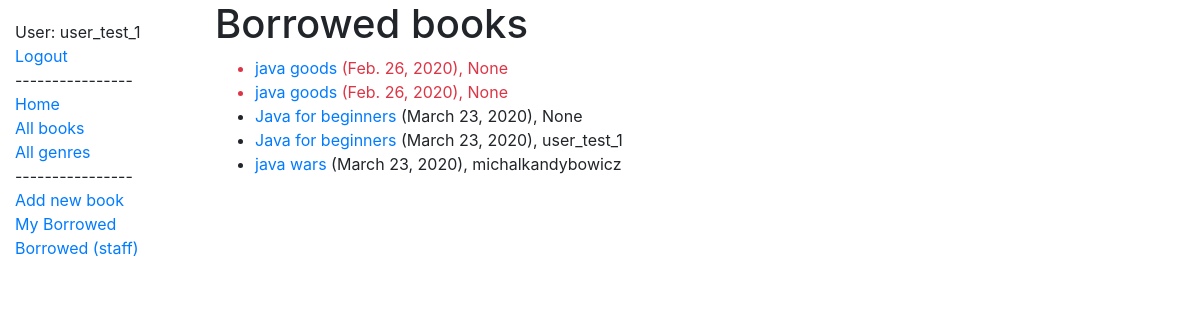
The page /catalog/borrowed/ (signed in) on the database as committed earlier.
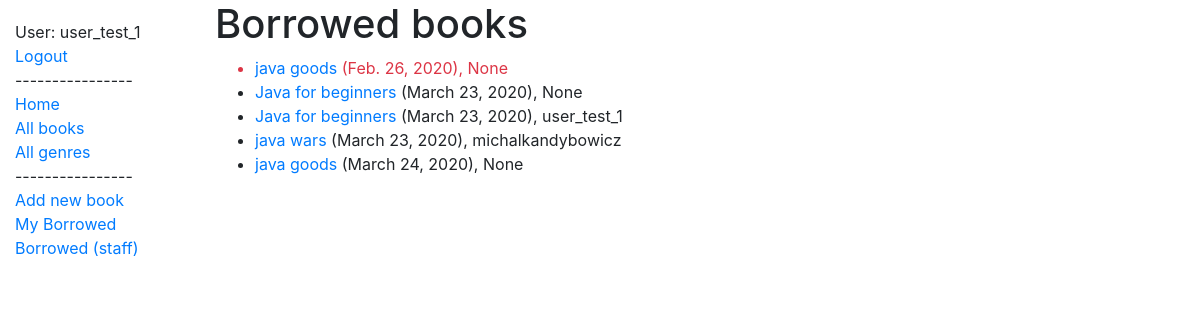
The same page on the database as committed later.
### catalog/models.py (models this page shows, shortened)
class BookInstance(models.Model):
    id = models.UUIDField(primary_key=True, default=uuid.uuid4, help_text='Unique ID for this particular book across whole library')
    book = models.ForeignKey('Book', on_delete=models.SET_NULL, null=True)
    imprint = models.CharField(max_length=200)
    due_back = models.DateField(null=True, blank=True)
    borrower = models.ForeignKey(User, on_delete=models.SET_NULL, null=True, blank=True)
    LOAN_STATUS = (
        ('m', 'Maintenance'),
        ('o', 'On loan'),
        ('a', 'Available'),
        ('r', 'Reserved'),
    )
    status = models.CharField(
        max_length=1,
        choices=LOAN_STATUS,
        blank=True,
        default='m',
        help_text='Book availability',
    )
    class Meta:
        ordering = ['due_back']
        permissions = (("can_mark_returned", "Set book as returned"),)
    @property
    def is_overdue(self):
        if self.due_back and date.today() > self.due_back:
            return True
        return False

class Book(models.Model):
    title = models.CharField(max_length=200)
    author = models.ForeignKey('Author', on_delete=models.SET_NULL, null=True)
    summary = models.TextField(max_length=1000, help_text='Enter a brief description of the book')
    genre = models.ManyToManyField(Genre, help_text='Select a genre for this book')
    def display_genre(self):
        """Create a string for the Genre. This is required to display genre in Admin."""
        return ', '.join(genre.name for genre in self.genre.all()[:3])
    display_genre.short_description = 'Genre'

### catalog/views.py (the view)
# urls.py: path('borrowed/', views.LoanedAllBooks.as_view(), name='all-borrowed'),
class LoanedAllBooks(LoginRequiredMixin, generic.ListView):
    model = BookInstance
    template_name = 'borrowed_book_list.html'
    paginate_by = 10
    def get_queryset(self):
        return BookInstance.objects.filter(status__exact='o').order_by('due_back')

### templates/borrowed_book_list.html (shortened to what this page needs)
{% extends "base_generic.html" %}
{% block content %}
    <h1>Borrowed books</h1>
    {% if bookinstance_list %}
    <ul>
      {% for bookinst in bookinstance_list %}
      <li class="{% if bookinst.is_overdue %}text-danger{% endif %}">
        <a href="{% url 'book-detail' bookinst.book.pk %}">{{bookinst.book.title}}</a> ({{ bookinst.due_back }}),
          {{ bookinst.borrower}}
      </li>
      {% endfor %}
    </ul>
    {% else %}
      <p>There are no books borrowed.</p>
    {% endif %}
{% endblock %}

Rows that differ between the two databases and show on the page:
changed BookInstance: due_back "Feb. 26, 2020" → "March 24, 2020"; moves down the list
